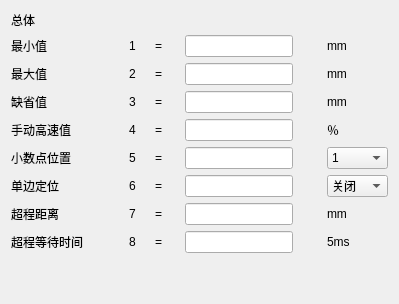
       <widget class="QWidget" name="tab_9">
        <attribute name="title">
         <string>总体</string>
        </attribute>
        <layout class="QGridLayout" name="gridLayout_36">
         <item row="0" column="0">
          <layout class="QGridLayout" name="gridLayout_35">
           <item row="0" column="0">
            <widget class="QLabel" name="label_313">
             <property name="text">
              <string>总体</string>
             </property>
            </widget>
           </item>
           <item row="1" column="0">
            <widget class="QLabel" name="label_322">
             <property name="text">
              <string>最小值</string>
             </property>
            </widget>
           </item>
           <item row="1" column="1">
            <spacer name="horizontalSpacer_37">
             <property name="orientation">
              <enum>Qt::Horizontal</enum>
             </property>
             <property name="sizeHint" stdset="0">
              <size>
               <width>40</width>
               <height>20</height>
              </size>
             </property>
            </spacer>
           </item>
           <item row="1" column="2">
            <widget class="QLabel" name="label_323">
             <property name="text">
              <string>1</string>
             </property>
            </widget>
           </item>
           <item row="1" column="3">
            <spacer name="horizontalSpacer_40">
             <property name="orientation">
              <enum>Qt::Horizontal</enum>
             </property>
             <property name="sizeHint" stdset="0">
              <size>
               <width>13</width>
               <height>20</height>
              </size>
             </property>
            </spacer>
           </item>
           <item row="1" column="4">
            <widget class="QLabel" name="label_324">
             <property name="text">
              <string>=</string>
             </property>
            </widget>
           </item>
           <item row="1" column="5">
            <spacer name="horizontalSpacer_39">
             <property name="orientation">
              <enum>Qt::Horizontal</enum>
             </property>
             <property name="sizeHint" stdset="0">
              <size>
               <width>17</width>
               <height>20</height>
              </size>
             </property>
            </spacer>
           </item>
           <item row="1" column="6">
            <widget class="QLineEdit" name="lineEdit_82"/>
           </item>
           <item row="1" column="7">
            <spacer name="horizontalSpacer_38">
             <property name="orientation">
              <enum>Qt::Horizontal</enum>
             </property>
             <property name="sizeHint" stdset="0">
              <size>
               <width>28</width>
               <height>20</height>
              </size>
             </property>
            </spacer>
           </item>
           <item row="1" column="8">
            <widget class="QLabel" name="label_325">
             <property name="text">
              <string>mm</string>
             </property>
            </widget>
           </item>
           <item row="2" column="0">
            <widget class="QLabel" name="label_326">
             <property name="text">
              <string>最大值</string>
             </property>
            </widget>
           </item>
           <item row="2" column="2">
            <widget class="QLabel" name="label_327">
             <property name="text">
              <string>2</string>
             </property>
            </widget>
           </item>
           <item row="2" column="4">
            <widget class="QLabel" name="label_328">
             <property name="text">
              <string>=</string>
             </property>
            </widget>
           </item>
           <item row="2" column="6">
            <widget class="QLineEdit" name="lineEdit_83"/>
           </item>
           <item row="2" column="8">
            <widget class="QLabel" name="label_329">
             <property name="text">
              <string>mm</string>
             </property>
            </widget>
           </item>
           <item row="3" column="0">
            <widget class="QLabel" name="label_330">
             <property name="text">
              <string>缺省值</string>
             </property>
            </widget>
           </item>
           <item row="3" column="2">
            <widget class="QLabel" name="label_331">
             <property name="text">
              <string>3</string>
             </property>
            </widget>
           </item>
           <item row="3" column="4">
            <widget class="QLabel" name="label_332">
             <property name="text">
              <string>=</string>
             </property>
            </widget>
           </item>
           <item row="3" column="6">
            <widget class="QLineEdit" name="lineEdit_84"/>
           </item>
           <item row="3" column="8">
            <widget class="QLabel" name="label_333">
             <property name="text">
              <string>mm</string>
             </property>
            </widget>
           </item>
           <item row="4" column="0">
            <widget class="QLabel" name="label_334">
             <property name="text">
              <string>手动高速值</string>
             </property>
            </widget>
           </item>
           <item row="4" column="2">
            <widget class="QLabel" name="label_335">
             <property name="text">
              <string>4</string>
             </property>
            </widget>
           </item>
           <item row="4" column="4">
            <widget class="QLabel" name="label_336">
             <property name="text">
              <string>=</string>
             </property>
            </widget>
           </item>
           <item row="4" column="6">
            <widget class="QLineEdit" name="lineEdit_107"/>
           </item>
           <item row="4" column="8">
            <widget class="QLabel" name="label_337">
             <property name="text">
              <string>％</string>
             </property>
            </widget>
           </item>
           <item row="5" column="0">
            <widget class="QLabel" name="label_338">
             <property name="text">
              <string>小数点位置</string>
             </property>
            </widget>
           </item>
           <item row="5" column="2">
            <widget class="QLabel" name="label_404">
             <property name="text">
              <string>5</string>
             </property>
            </widget>
           </item>
           <item row="5" column="4">
            <widget class="QLabel" name="label_408">
             <property name="text">
              <string>=</string>
             </property>
            </widget>
           </item>
           <item row="5" column="6">
            <widget class="QLineEdit" name="lineEdit_108"/>
           </item>
           <item row="5" column="8">
            <widget class="QComboBox" name="comboBox_18">
             <item>
              <property name="text">
               <string>1</string>
              </property>
             </item>
             <item>
              <property name="text">
               <string>0.1</string>
              </property>
             </item>
             <item>
              <property name="text">
               <string>0.01</string>
              </property>
             </item>
             <item>
              <property name="text">
               <string>0.001</string>
              </property>
             </item>
            </widget>
           </item>
           <item row="6" column="0">
            <widget class="QLabel" name="label_425">
             <property name="text">
              <string>单边定位</string>
             </property>
            </widget>
           </item>
           <item row="6" column="2">
            <widget class="QLabel" name="label_426">
             <property name="text">
              <string>6</string>
             </property>
            </widget>
           </item>
           <item row="6" column="4">
            <widget class="QLabel" name="label_427">
             <property name="text">
              <string>=</string>
             </property>
            </widget>
           </item>
           <item row="6" column="6">
            <widget class="QLineEdit" name="lineEdit_109"/>
           </item>
           <item row="6" column="8">
            <widget class="QComboBox" name="comboBox_19">
             <item>
              <property name="text">
               <string>关闭</string>
              </property>
             </item>
             <item>
              <property name="text">
               <string>打开</string>
              </property>
             </item>
            </widget>
           </item>
           <item row="7" column="0">
            <widget class="QLabel" name="label_429">
             <property name="text">
              <string>超程距离</string>
             </property>
            </widget>
           </item>
           <item row="7" column="2">
            <widget class="QLabel" name="label_430">
             <property name="text">
              <string>7</string>
             </property>
            </widget>
           </item>
           <item row="7" column="4">
            <widget class="QLabel" name="label_431">
             <property name="text">
              <string>=</string>
             </property>
            </widget>
           </item>
           <item row="7" column="6">
            <widget class="QLineEdit" name="lineEdit_110"/>
           </item>
           <item row="7" column="8">
            <widget class="QLabel" name="label_432">
             <property name="text">
              <string>mm</string>
             </property>
            </widget>
           </item>
           <item row="8" column="0">
            <widget class="QLabel" name="label_433">
             <property name="text">
              <string>超程等待时间</string>
             </property>
            </widget>
           </item>
           <item row="8" column="2">
            <widget class="QLabel" name="label_434">
             <property name="text">
              <string>8</string>
             </property>
            </widget>
           </item>
           <item row="8" column="4">
            <widget class="QLabel" name="label_435">
             <property name="text">
              <string>=</string>
             </property>
            </widget>
           </item>
           <item row="8" column="6">
            <widget class="QLineEdit" name="lineEdit_111"/>
           </item>
           <item row="8" column="8">
            <widget class="QLabel" name="label_436">
             <property name="text">
              <string>5ms</string>
             </property>
            </widget>
           </item>
           <item row="9" column="6">
            <spacer name="verticalSpacer_6">
             <property name="orientation">
              <enum>Qt::Vertical</enum>
             </property>
             <property name="sizeHint" stdset="0">
              <size>
               <width>20</width>
               <height>40</height>
              </size>
             </property>
            </spacer>
           </item>
          </layout>
         </item>
        </layout>
       </widget>
